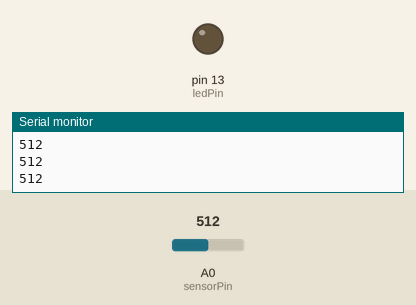
A sketch run on a simulated Arduino Uno, built with avr-gcc and run on an emulated ATmega328P. On the bench: output pins drawn as LEDs (lit = HIGH), the last lines printed to the serial monitor. Inputs (shaded band) come from the test bench; at power-on: A0 (sensorPin) = 512.

Above: at 1.2 s.
1.3 s: A0 (sensorPin) set to 310
2.8 s: A0 (sensorPin) set to 288
At 3.7 s:
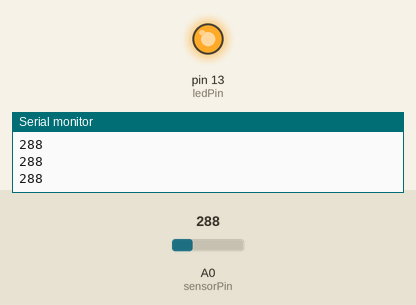
4.4 s: A0 (sensorPin) set to 306
At 5.1 s:
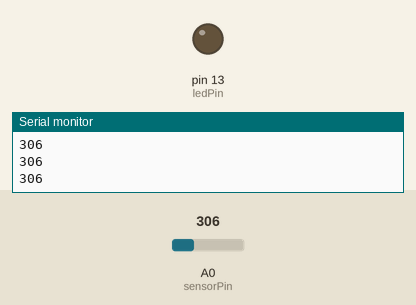
6.0 s: A0 (sensorPin) set to 290
At 6.5 s:
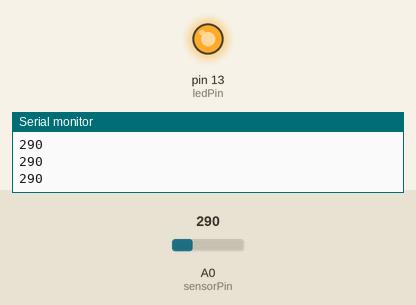
Timing chart, 0 to 8.6 s (numbered marks = the images above; inputs shaded):
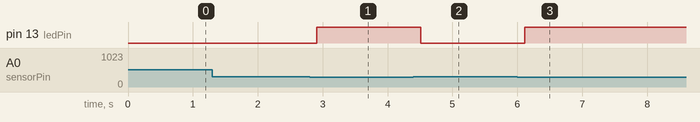

Measured:
- the behaviour switches between 301 and 300 on A0 (sensorPin) (found by bisection; images 0 and 1)
- after the input at 2.8 s, pin 13 (ledPin): LOW → HIGH after 0.11 s
- after the input at 4.4 s, pin 13 (ledPin): HIGH → LOW after 0.11 s
- after the input at 6.0 s, pin 13 (ledPin): LOW → HIGH after 0.12 s

The sketch:

ldr_controller_led.ino
```cpp
int sensorPin=A0;
int ledPin=13;
int sensorValue=0;

void setup() {
  // put your setup code here, to run once:
Serial.begin(9600);
pinMode(13,OUTPUT);
}

void loop() {
  // put your main code here, to run repeatedly:
sensorValue=analogRead(sensorPin);
Serial.println(sensorValue);
delay(100);
if(sensorValue>300)
{
  digitalWrite(ledPin,LOW);
}
else
{
  digitalWrite(ledPin,HIGH);
}
}
```
